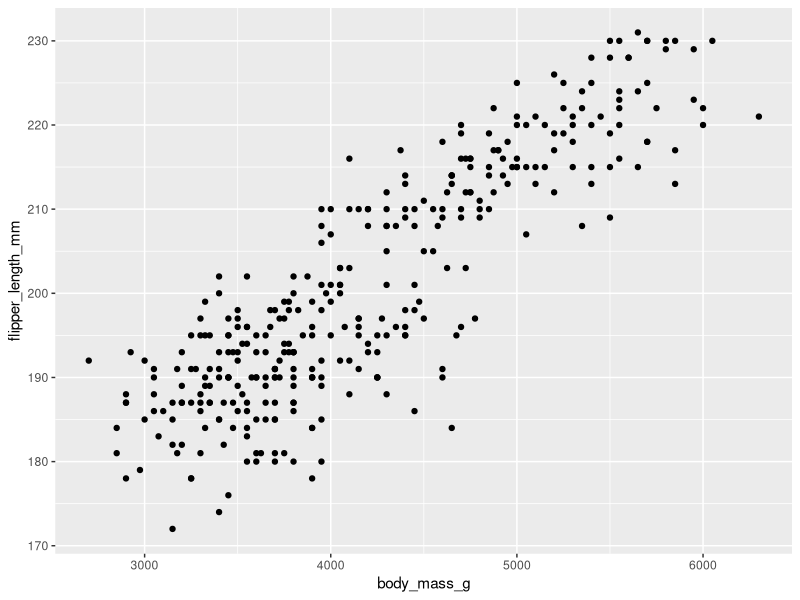
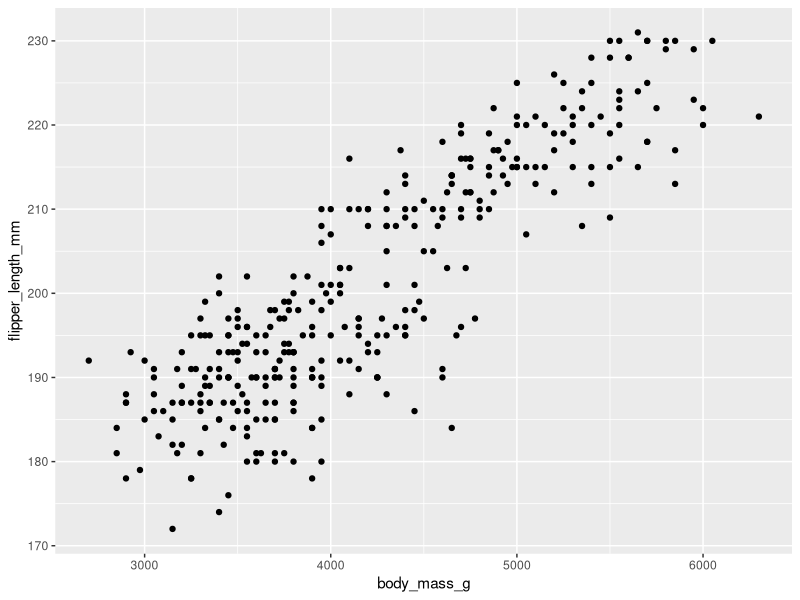

The R script that drew these images, in order:
## ---- chunk 1
new_function <- function(x){
  x
}

new_function("hello")
## ---- chunk 2
new_function1 <- function(x, y, z){
  x*y/z
}

new_function1(6, 5, 2)
new_function1(z = 2, y = 5, x = 6)
## ---- chunk 3
new_function2 <- function(x = 5, y = 6, z = 2){
  x*y/z
}
new_function2()
## ---- chunk 4
new_function2(z = 1)
## ---- chunk 5
library(tidyverse)

data <- palmerpenguins::penguins

ggplot(data, 
       aes(x = body_mass_g, 
           y = flipper_length_mm)) +
  geom_point()
## ---- chunk 6
gg_dot <- function(data, x, y){
  ggplot(data, aes(x = !!x, y = !!y)) +
    geom_point()
}

gg_dot(data, quo(body_mass_g), quo(flipper_length_mm))
